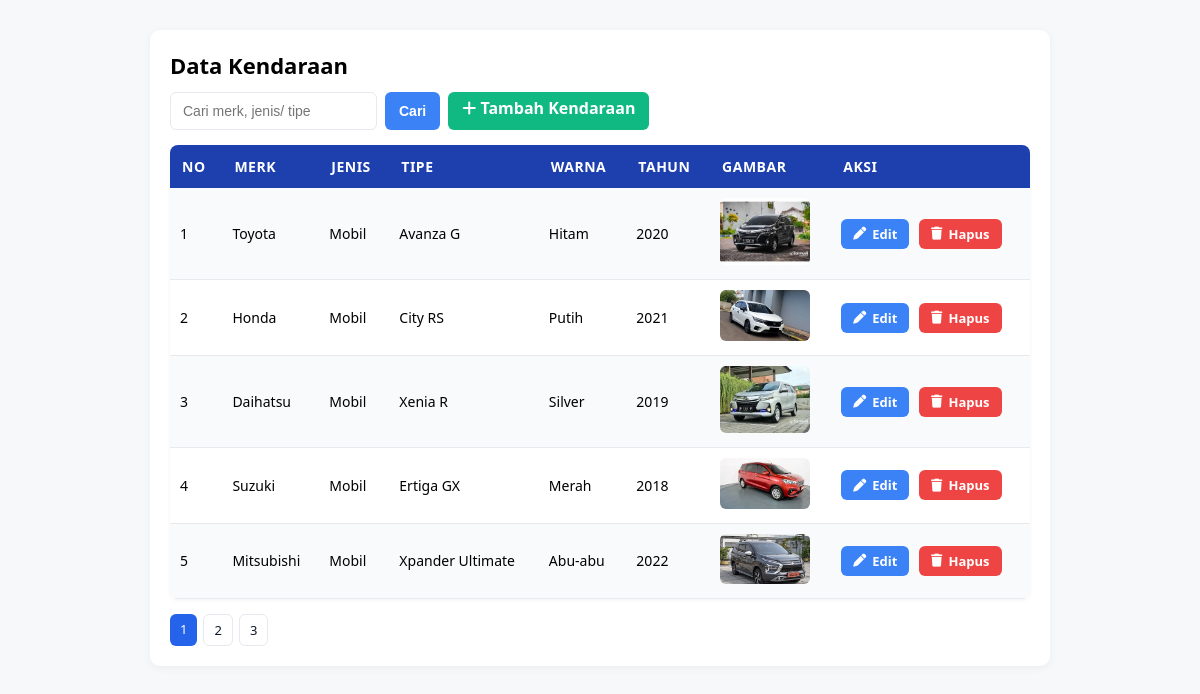
The page / on the database its author committed.
### tables this page shows
CREATE TABLE `vehicles` (
  `id` int(11) NOT NULL,
  `merk` varchar(100) NOT NULL,
  `jenis_kendaraan` varchar(50) NOT NULL,
  `tipe` varchar(50) NOT NULL,
  `warna` varchar(30) NOT NULL,
  `tahun` int(4) NOT NULL,
  `gambar` text DEFAULT NULL
);

### index.php (the view, shortened to what this page needs)
<?php include 'config.php'; ?>
<!DOCTYPE html>
<html lang="id">
<head>
<link rel="stylesheet" href="style.css">
<link rel="stylesheet" href="https://cdnjs.cloudflare.com/ajax/libs/font-awesome/6.5.0/css/all.min.css">
</head>
<body>
<div class="container">
  <h2>Data Kendaraan</h2>
  <form method="GET" class="inline">
    <input type="text" name="search" placeholder="Cari merk, jenis/ tipe"
           value="<?php echo isset($_GET['search']) ? $_GET['search'] : ''; ?>">
    <button type="submit">Cari</button>
    <a href="tambah.php" class="btn btn-add"><i class="fa fa-plus"></i> Tambah Kendaraan</a>
  </form>
  <?php
  $search = isset($_GET['search']) ? $_GET['search'] : '';
  $limit = 5;
  $page = isset($_GET['page']) ? $_GET['page'] : 1;
  $start = ($page - 1) * $limit;
  $countSql = "SELECT COUNT(*) AS total FROM vehicles
               WHERE merk LIKE '%$search%' OR jenis_kendaraan LIKE '%$search%' OR tipe LIKE '%$search%'";
  $countResult = mysqli_query($conn, $countSql);
  $countRow = mysqli_fetch_assoc($countResult);
  $total = $countRow['total'];
  $pages = ceil($total / $limit);
  $sql = "SELECT * FROM vehicles
          WHERE merk LIKE '%$search%' OR jenis_kendaraan LIKE '%$search%' OR tipe LIKE '%$search%'
          ORDER BY id ASC LIMIT $start, $limit";
  $result = mysqli_query($conn, $sql);
  ?>
  <table>
    <tr>
      <th>No</th>
      <th>Merk</th>
      <th>Jenis</th>
      <th>Tipe</th>
      <th>Warna</th>
      <th>Tahun</th>
      <th>Gambar</th>
      <th>Aksi</th>
    </tr>
    <?php
    if (mysqli_num_rows($result) > 0) {
      $no = $start + 1;
      while ($row = mysqli_fetch_assoc($result)) {
    ?>
    <tr>
      <td><?php echo $no++; ?></td>
      <td><?php echo htmlspecialchars($row['merk']); ?></td>
      <td><?php echo htmlspecialchars($row['jenis_kendaraan']); ?></td>
      <td><?php echo htmlspecialchars($row['tipe']); ?></td>
      <td><?php echo htmlspecialchars($row['warna']); ?></td>
      <td><?php echo htmlspecialchars($row['tahun']); ?></td>
      <td>
        <?php if ($row['gambar']) { ?>
          <img src="uploads/<?php echo htmlspecialchars($row['gambar']); ?>" width="90">
        <?php } else { echo "-"; } ?>
      </td>
      <td>
        <a href="edit.php?id=<?php echo $row['id']; ?>" class="btn-edit">
          <i class="fa fa-pen"></i> Edit
        </a>
        <a href="hapus.php?id=<?php echo $row['id']; ?>" class="btn-hapus"
           onclick="return confirm('Yakin ingin menghapus data ini?')">
          <i class="fa fa-trash"></i> Hapus
        </a>
      </td>
    </tr>
    <?php
      }
    } else {
      echo "<tr><td colspan='8' style='text-align:center;'>Tidak ada data kendaraan</td></tr>";
    }
    ?>
  </table>
  <div class="pagination">
    <?php for ($i = 1; $i <= $pages; $i++) { ?>
      <a href="?page=<?php echo $i; ?>&search=<?php echo urlencode($search); ?>"
         class="<?php echo ($i==$page)?'active':''; ?>">
         <?php echo $i; ?>
      </a>
    <?php } ?>
  </div>
</div>
</body>
</html>

### style.css (style rules this page uses)
* { box-sizing: border-box; margin: 0; padding: 0; }
body { font-family: "Segoe UI", Arial, sans-serif; background: #f6f8fa; color: #000000; padding: 30px; }
.container { max-width: 900px; margin: auto; background: #fff; padding: 20px; border-radius: 10px; box-shadow: 0 2px 10px rgba(0,0,0,.05); }
h2 { margin-bottom: 12px; color: #000000; font-size: 22px; }
a { text-decoration: none; }
form.inline { display: flex; align-items: center; flex-wrap: wrap; gap: 8px; margin-bottom: 10px; }
input, button { padding: 8px 12px; border: 1px solid #e6e9ee; border-radius: 6px; font-size: 14px; }
button, .btn { background: #3b82f6; color: #fff; border: none; cursor: pointer; padding: 8px 14px; border-radius: 6px; font-weight: 600; transition: all 0.2s ease; }
input[type="text"], button, .btn { height: 38px; line-height: 1; vertical-align: middle; }
.btn-add { background: #10b981; }
table { width: 100%; border-collapse: collapse; margin-top: 15px; overflow: hidden; border-radius: 8px; box-shadow: 0 1px 4px rgba(0,0,0,0.05); }
th { background:#1e40af; color: #fff; text-transform: uppercase; letter-spacing: 0.5px; padding: 12px; font-size: 14px; text-align: left; }
td { padding: 10px; border-bottom: 1px solid #e6e9ee; font-size: 14px; }
tr:nth-child(even) { background-color: #f9fafb; }
img { border-radius: 6px; }
.btn-edit, .btn-hapus { display: inline-flex; align-items: center; gap: 6px; padding: 6px 12px; border-radius: 6px; color: #fff; font-size: 13px; font-weight: 600; }
.btn-edit { background-color: #3b82f6; }
.btn-hapus { background-color: #ef4444; margin-left: 6px; }
.pagination { margin-top: 15px; display: flex; flex-wrap: wrap; gap: 6px; }
.pagination a { padding: 6px 10px; border: 1px solid #e6e9ee; border-radius: 6px; color: #0f172a; font-size: 13px; background: #fff; transition: all 0.2s ease; }
.pagination a.active { background: #2563eb; color: #fff; border: none; }

### rows shown on the page
vehicles: merk "Toyota", jenis_kendaraan "Mobil", tipe "Avanza G", warna "Hitam", tahun "2020", gambar (picture)
vehicles: merk "Honda", jenis_kendaraan "Mobil", tipe "City RS", warna "Putih", tahun "2021", gambar (picture)
vehicles: merk "Daihatsu", jenis_kendaraan "Mobil", tipe "Xenia R", warna "Silver", tahun "2019", gambar (picture)
vehicles: merk "Suzuki", jenis_kendaraan "Mobil", tipe "Ertiga GX", warna "Merah", tahun "2018", gambar (picture)
vehicles: merk "Mitsubishi", jenis_kendaraan "Mobil", tipe "Xpander Ultimate", warna "Abu-abu", tahun "2022", gambar (picture)
